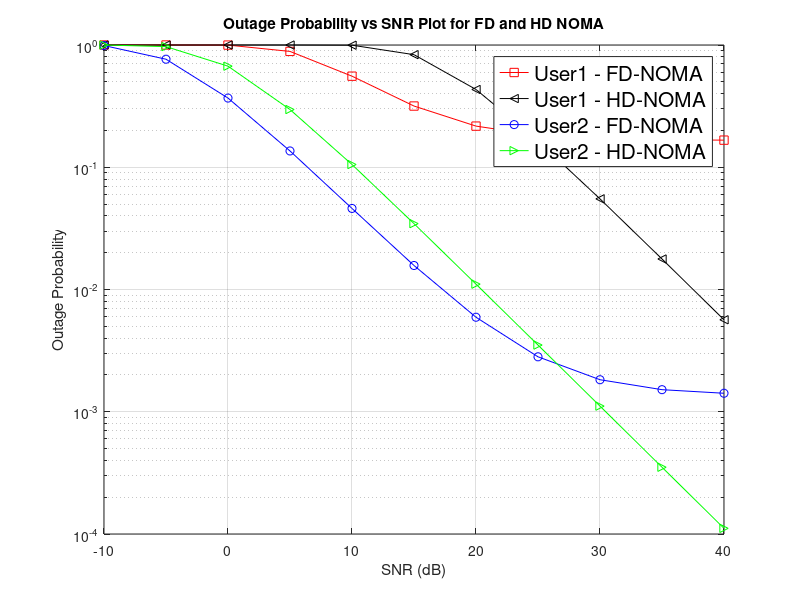

Recreate this plot in MATLAB.
% Matlab code for the analytical plot of outage probability in FD Cooperative NOMA 
clc;
close all;
clear all; 
SNR_db = -10:5:40; % transmit SNR in dB scale 
SNR_Linear = db2pow(SNR_db); % transmit SNR in linear scale 
a1 = 0.1; % power-allocation coefficient for the user1
a2 = 1 - a1; % power-allocation coefficient for the weak user2 
R1 = 3; % target data rate for user1 in bps/Hz
R2 = 0.5; % target data rate for user2 in bps/Hz
d = 0.3; % Normalized distance between BS and user1
alpha = 2; % path-loss exponent 
Omega_1 = d^(-alpha); % mean square value of the channel coefficient between BS and user1
Omega_LI = db2pow(-15); % mean square value of the self-interference channel
Omega_2 = 1; % mean-square value of the channel coefficients between BS and user2
gamma_th1_FD = 2^R1 - 1; % SNR threshold for user1 in FD operation
gamma_th2_FD = 2^R2 - 1; % SNR threshold for user2 in FD operation
gamma_th1_HD = 2^(2*R1) - 1; % SNR threshold for user1 in HD operation
gamma_th2_HD = 2^(2*R2) - 1; % SNR threshold for user2 in HD operation
tau_1 = gamma_th2_FD./ (SNR_Linear * ( a2 - a1 * gamma_th2_FD ) );
beta_1 = gamma_th1_FD ./ (a1 * SNR_Linear);
theta_1 = max(tau_1, beta_1);
beta_2 = gamma_th1_HD ./ (a1 * SNR_Linear);
tau_2 = gamma_th2_HD./ (SNR_Linear * ( a2 - a1 * gamma_th2_HD ) );
theta_2 = max(tau_2, beta_2);
varpi = 1; % For FD operation

% Calculation of outage probabilities 

Outage_P1_FD = 1 - ( Omega_1 * exp( - theta_1 / Omega_1 ) ./ ( Omega_1 + SNR_Linear .* theta_1 * Omega_LI) ); % Eqn. (10) - User 1 - FD

Outage_P2_FD = 1 - Omega_1 * exp( - ( (tau_1/Omega_1 ) + ( gamma_th2_FD./ (SNR_Linear * Omega_2 ) ) ) ) ./ ...
                    (Omega_1 + SNR_Linear .* varpi .* tau_1 * Omega_LI); % Eqn. (14) - User 2 - FD

Outage_P1_HD = 1 - exp(-theta_2 / Omega_1); % Eqn (12) - User 1 - HD

Outage_P2_HD = 1 - exp( - ( tau_2 / Omega_1 ) - ( gamma_th2_HD ./ ( SNR_Linear * Omega_2 ) ) ); % Eqn. (17) - User 2 - HD

% Plotting 

figure;

semilogy(SNR_db, Outage_P1_FD, '-sr', SNR_db, Outage_P1_HD, '-<k', SNR_db, Outage_P2_FD, '-ob', SNR_db, Outage_P2_HD, '->g');
grid on;

xlabel('SNR (dB)');
ylabel('Outage Probability');
title('Outage Probability vs SNR Plot for FD and HD NOMA');
legend({'User1 - FD-NOMA', 'User1 - HD-NOMA', 'User2 - FD-NOMA', 'User2 - HD-NOMA'}, 'Location', 'Best', 'FontSize', 15);

